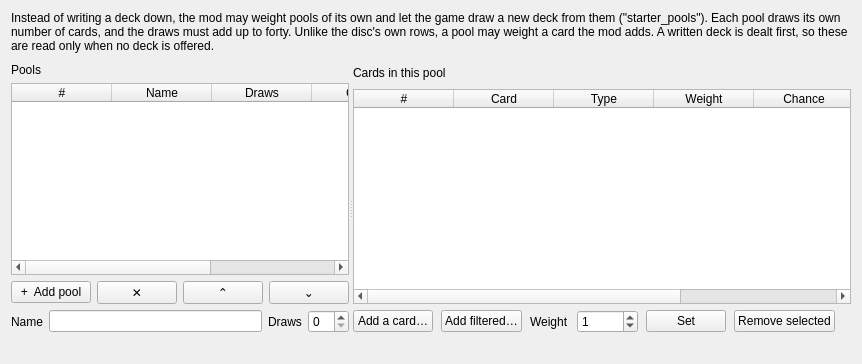
<ui version="4.0"><class>starterPoolsTab</class><widget class="QWidget" name="starterPoolsTab">
       <layout class="QVBoxLayout" name="starterPoolsLayout">
        <property name="spacing"><number>10</number></property>
        <item>
         <widget class="QLabel" name="starterPoolsHint">
          <property name="text"><string>Instead of writing a deck down, the mod may weight pools of its own and let the game draw a new deck from them ("starter_pools"). Each pool draws its own number of cards, and the draws must add up to forty. Unlike the disc's own rows, a pool may weight a card the mod adds. A written deck is dealt first, so these are read only when no deck is offered.</string></property>
          <property name="wordWrap"><bool>true</bool></property>
         </widget>
        </item>
        <item>
         <widget class="QSplitter" name="starterPoolsSplit">
          <property name="orientation"><enum>Qt::Orientation::Horizontal</enum></property>
          <property name="childrenCollapsible"><bool>false</bool></property>
          <widget class="QWidget" name="starterPoolListPane" native="true">
           <layout class="QVBoxLayout" name="starterPoolListLayout">
            <property name="leftMargin"><number>0</number></property>
            <item>
             <widget class="QLabel" name="starterPoolListHeading">
              <property name="text"><string>Pools</string></property>
             </widget>
            </item>
            <item>
             <widget class="QTableWidget" name="starterPoolTable">
              <property name="alternatingRowColors"><bool>true</bool></property>
              <property name="selectionBehavior"><enum>QAbstractItemView::SelectionBehavior::SelectRows</enum></property>
              <property name="selectionMode"><enum>QAbstractItemView::SelectionMode::SingleSelection</enum></property>
              <property name="editTriggers"><set>QAbstractItemView::EditTrigger::NoEditTriggers</set></property>
              <column><property name="text"><string>#</string></property></column>
              <column><property name="text"><string>Name</string></property></column>
              <column><property name="text"><string>Draws</string></property></column>
              <column><property name="text"><string>Cards</string></property></column>
              <column><property name="text"><string>Weight</string></property></column>
             </widget>
            </item>
            <item>
             <layout class="QHBoxLayout" name="starterPoolListActions">
              <property name="spacing"><number>6</number></property>
              <item>
               <widget class="QPushButton" name="addStarterPoolButton">
                <property name="text"><string>+  Add pool</string></property>
               </widget>
              </item>
              <item>
               <widget class="QPushButton" name="removeStarterPoolButton">
                <property name="text"><string>✕</string></property>
                <property name="toolTip"><string>Remove the selected pool</string></property>
               </widget>
              </item>
              <item>
               <widget class="QPushButton" name="moveStarterPoolUpButton">
                <property name="text"><string>⌃</string></property>
               </widget>
              </item>
              <item>
               <widget class="QPushButton" name="moveStarterPoolDownButton">
                <property name="text"><string>⌄</string></property>
               </widget>
              </item>
             </layout>
            </item>
            <item>
             <layout class="QHBoxLayout" name="starterPoolDrawRow">
              <item>
               <widget class="QLabel" name="starterPoolNameLabel">
                <property name="text"><string>Name</string></property>
               </widget>
              </item>
              <item>
               <widget class="QLineEdit" name="starterPoolNameEdit" />
              </item>
              <item>
               <widget class="QLabel" name="starterPoolDrawLabel">
                <property name="text"><string>Draws</string></property>
               </widget>
              </item>
              <item>
               <widget class="QSpinBox" name="starterPoolDrawSpin">
                <property name="minimum"><number>0</number></property>
                <property name="maximum"><number>40</number></property>
                <property name="maximumSize"><size><width>90</width><height>16777215</height></size></property>
               </widget>
              </item>
             </layout>
            </item>
            <item>
             <widget class="QLabel" name="starterPoolDrawTotal">
              <property name="text"><string /></property>
              <property name="wordWrap"><bool>true</bool></property>
             </widget>
            </item>
           </layout>
          </widget>
          <widget class="QWidget" name="starterPoolDetailPane" native="true">
           <layout class="QVBoxLayout" name="starterPoolDetailLayout">
            <property name="rightMargin"><number>0</number></property>
            <item>
             <layout class="QHBoxLayout" name="starterPoolHeader">
              <item>
               <widget class="QLabel" name="starterPoolHeading">
                <property name="text"><string>Cards in this pool</string></property>
               </widget>
              </item>
              <item>
               <spacer name="starterPoolHeaderSpacer">
                <property name="orientation"><enum>Qt::Orientation::Horizontal</enum></property>
                <property name="sizeHint" stdset="0"><size><width>20</width><height>20</height></size></property>
               </spacer>
              </item>
              <item>
               <widget class="QLabel" name="starterPoolSummary">
                <property name="text"><string /></property>
               </widget>
              </item>
             </layout>
            </item>
            <item>
             <widget class="QTableWidget" name="starterPoolCardTable">
              <property name="alternatingRowColors"><bool>true</bool></property>
              <property name="selectionBehavior"><enum>QAbstractItemView::SelectionBehavior::SelectRows</enum></property>
              <property name="selectionMode"><enum>QAbstractItemView::SelectionMode::ExtendedSelection</enum></property>
              <property name="editTriggers"><set>QAbstractItemView::EditTrigger::NoEditTriggers</set></property>
              <column><property name="text"><string>#</string></property></column>
              <column><property name="text"><string>Card</string></property></column>
              <column><property name="text"><string>Type</string></property></column>
              <column><property name="text"><string>Weight</string></property></column>
              <column><property name="text"><string>Chance</string></property></column>
              <column><property name="text"><string>Note</string></property></column>
             </widget>
            </item>
            <item>
             <layout class="QHBoxLayout" name="starterPoolActions">
              <property name="spacing"><number>8</number></property>
              <item>
               <widget class="QPushButton" name="addPoolWeightButton">
                <property name="text"><string>Add a card…</string></property>
               </widget>
              </item>
              <item>
               <widget class="QPushButton" name="addFilteredPoolCardsButton">
                <property name="text"><string>Add filtered…</string></property>
               </widget>
              </item>
              <item>
               <widget class="QLabel" name="starterPoolWeightLabel">
                <property name="text"><string>Weight</string></property>
               </widget>
              </item>
              <item>
               <widget class="QSpinBox" name="starterPoolWeightSpin">
                <property name="minimum"><number>0</number></property>
                <property name="maximum"><number>65535</number></property>
                <property name="value"><number>1</number></property>
                <property name="maximumSize"><size><width>110</width><height>16777215</height></size></property>
               </widget>
              </item>
              <item>
               <widget class="QPushButton" name="setPoolWeightValueButton">
                <property name="text"><string>Set</string></property>
               </widget>
              </item>
              <item>
               <widget class="QPushButton" name="removePoolWeightButton">
                <property name="text"><string>Remove selected</string></property>
               </widget>
              </item>
              <item>
               <spacer name="starterPoolActionsSpacer">
                <property name="orientation"><enum>Qt::Orientation::Horizontal</enum></property>
                <property name="sizeHint" stdset="0"><size><width>20</width><height>20</height></size></property>
               </spacer>
              </item>
             </layout>
            </item>
            <item>
             <widget class="QLabel" name="starterPoolStatus">
              <property name="text"><string /></property>
              <property name="wordWrap"><bool>true</bool></property>
             </widget>
            </item>
           </layout>
          </widget>
         </widget>
        </item>
       </layout>
      </widget>
    </ui>
